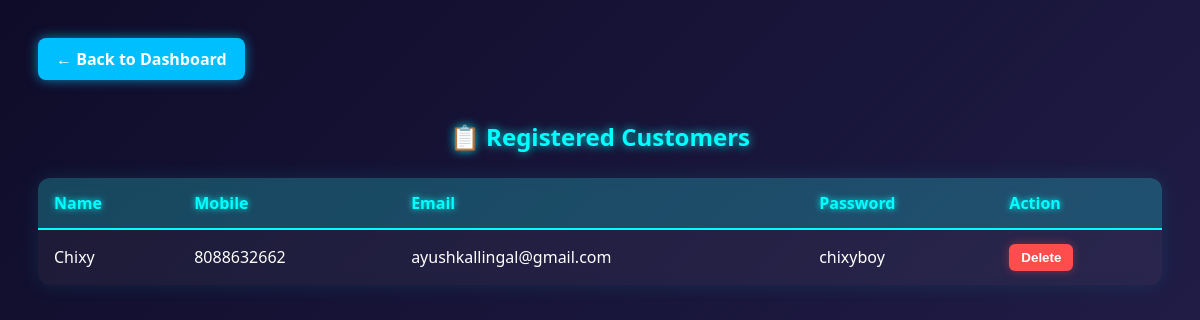
Page /customers_info (signed in) on the earlier database version.
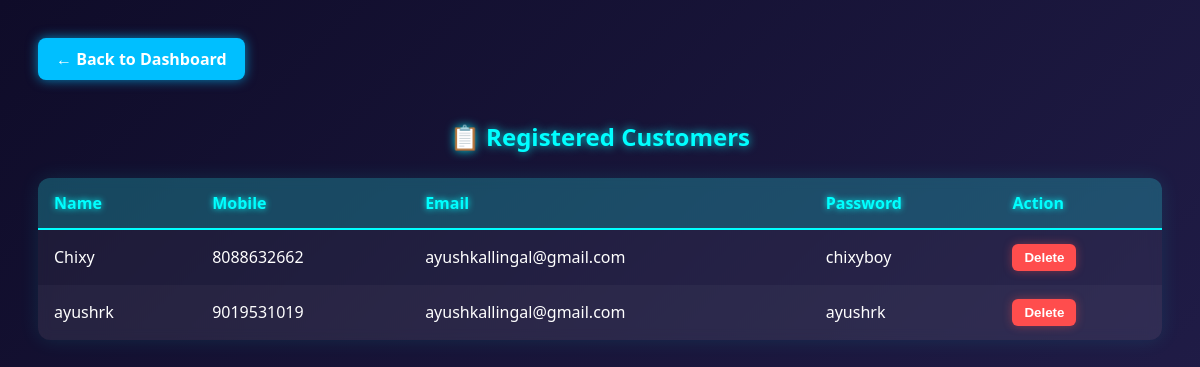
Same page on the later database version.
### tables this page shows
CREATE TABLE customers (
    id INTEGER PRIMARY KEY AUTOINCREMENT,
    name TEXT NOT NULL,
    mobile TEXT UNIQUE NOT NULL,
    email TEXT NOT NULL,
    password TEXT NOT NULL
);

### app.py (the view)
@app.route("/customers_info")
def customers_info():
    if not session.get("admin_logged_in"):
        flash("Admin login required.", "error")
        return redirect(url_for("admin_login"))
    conn = get_db_connection()
    customers = conn.execute("SELECT * FROM customers").fetchall()
    conn.close()
    return render_template("customers_info.html", customers=customers)

### app.py (called while the page is built)
def get_db_connection():
    base_dir = os.path.abspath(os.path.join(os.path.dirname(__file__), '..'))
    db_path = os.path.join(base_dir, 'database.db')
    conn = sqlite3.connect(db_path)
    conn.row_factory = sqlite3.Row
    return conn

@app.before_request
def require_login_for_cart_ops():
    protected_endpoints = {
        "add_to_cart", "add_bulk_to_cart", "cart",
        "update_cart_quantity", "order"
    }
    if request.endpoint in protected_endpoints:
        if "user" not in session:
            flash("You must be logged in to add items to the cart or place orders.", "error")
            return redirect(url_for("login"))

### templates/customers_info.html (shortened to what this page needs)
<!DOCTYPE html>
<html lang="en">
<head>
</head>
<body>
<a class="button" href="/dashboard">← Back to Dashboard</a>
<h2>📋 Registered Customers</h2>
<table>
    <thead>
        <tr>
            <th>Name</th>
            <th>Mobile</th>
            <th>Email</th>
            <th>Password</th>
            <th>Action</th>
        </tr>
    </thead>
    <tbody>
        {% for customer in customers %}
        <tr>
            <td>{{ customer.name }}</td>
            <td>{{ customer.mobile }}</td>
            <td>{{ customer.email }}</td>
            <td>{{ customer.password }}</td>
            <td>
                <form action="{{ url_for('delete_customer', customer_id=customer.id) }}" method="POST" onsubmit="return confirm('Are you sure you want to delete this customer?');">
                    <button type="submit" class="delete-btn">Delete</button>
                </form>
            </td>
        </tr>
        {% endfor %}
    </tbody>
</table>
</body>
</html>

### templates/customers_info.html (style rules this page uses)
body { font-family: 'Segoe UI', sans-serif; background: linear-gradient(135deg, #0f0c29, #302b63, #24243e); background-size: 400% 400%; animation: gradientShift 15s ease infinite; padding: 30px; color: #fff; }
h2 { text-align: center; color: #00ffff; margin-bottom: 25px; text-shadow: 0 0 10px #00ffffcc; }
.button { display: inline-block; padding: 10px 18px; background: #00bfff; color: #fff; text-decoration: none; border-radius: 8px; margin-bottom: 20px; font-weight: bold; box-shadow: 0 0 12px #00bfffaa; transition: 0.3s; }
table { width: 100%; border-collapse: collapse; background: rgba(255, 255, 255, 0.05); backdrop-filter: blur(6px); border-radius: 12px; overflow: hidden; box-shadow: 0 0 20px rgba(0, 255, 255, 0.1); }
th, td { padding: 14px 16px; text-align: left; color: #fff; }
th { background-color: rgba(0, 255, 255, 0.2); color: #00ffff; text-shadow: 0 0 6px #00ffff; border-bottom: 2px solid #00ffff; }
tr:nth-child(even) { background-color: rgba(255, 255, 255, 0.03); }
button.delete-btn { background-color: #ff4d4d; color: white; border: none; padding: 6px 12px; border-radius: 6px; font-weight: bold; cursor: pointer; box-shadow: 0 0 10px #ff4d4d66; }

Differences in the rows shown:
added customers: name "ayushrk", mobile "9019531019", email "ayushkallingal@gmail.com", password "ayushrk"
